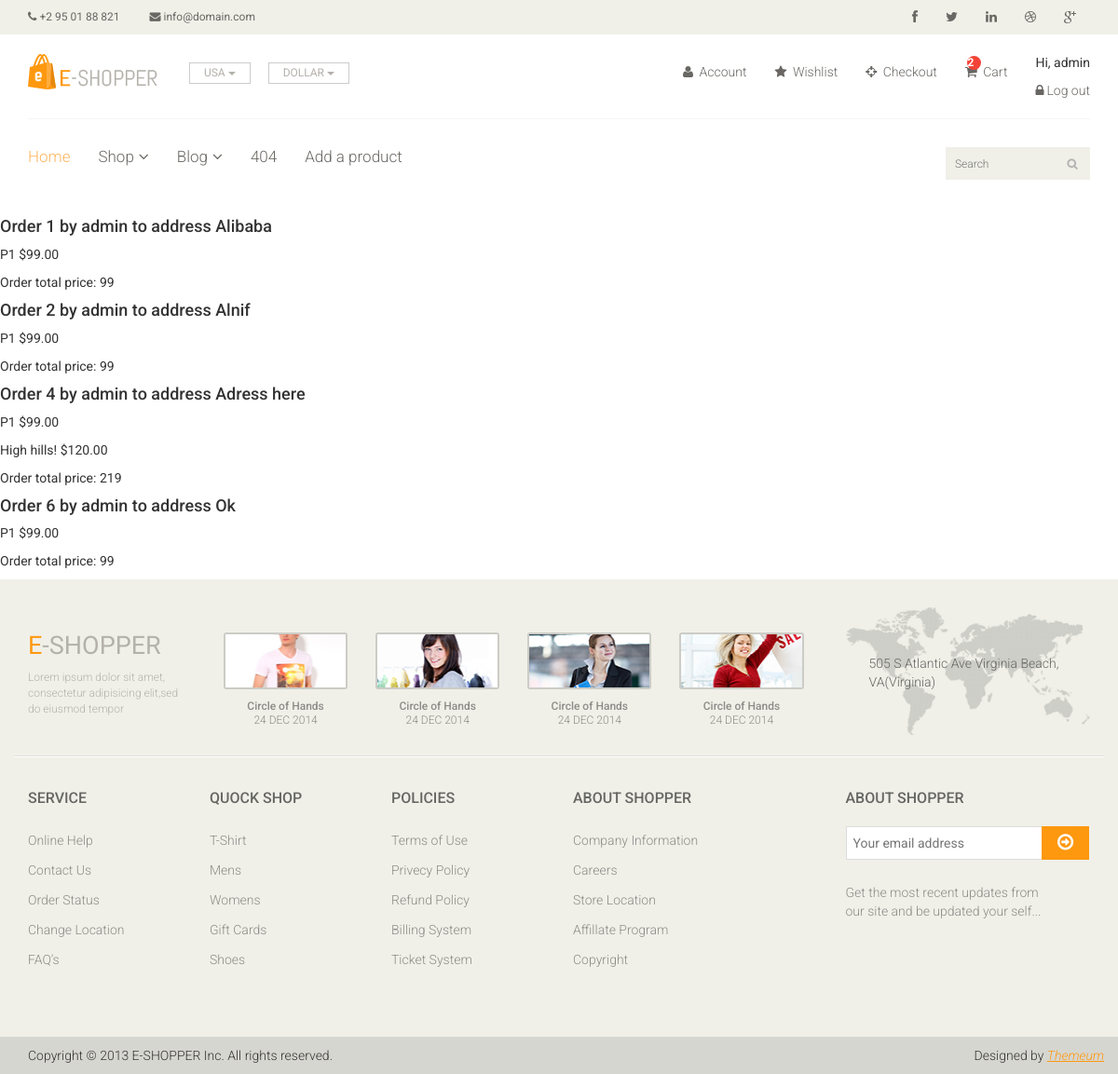
Screenshot of /orders/show_user_orders/ (signed in) with the database file from the repository.
### carts/models.py (models this page shows, shortened)
class Cart(models.Model):
    user = models.OneToOneField(User,
                                related_name='cart',
                                on_delete=models.CASCADE)
    items = models.ManyToManyField(Product)
    updated_at = models.DateTimeField(auto_now=True)

### orders/models.py (models this page shows, shortened)
class Order(models.Model):
    address = models.CharField(max_length=100)
    user = models.ForeignKey(User, on_delete=models.CASCADE)
    items = models.ManyToManyField(Product)
    created_at = models.DateTimeField(auto_now_add=True)
    def total_price(self):
        return self.items.aggregate(total_price=Sum('price'))['total_price']

### products/models.py (models this page shows, shortened)
class Product(models.Model):
    title = models.CharField(max_length=100)
    description = models.TextField(max_length=500, blank=True, null=True)
    price = models.PositiveIntegerField()
    created_at = models.DateTimeField(auto_now_add=True)
    brand = models.CharField(max_length=100)
    image = models.ImageField(upload_to='products', null=True)

### orders/views.py (the view)
# urls.py: path('orders/show_user_orders/', show_user_orders, name='show_user_orders'),
@login_required
def show_user_orders(request):
    user = request.user
    orders = get_list_or_404(Order, user=user)
    return render(request, 'orders/orders_list.html', {'orders': orders})

### templates/orders/orders_list.html (shortened to what this page needs)
{% extends "base.html" %}
{% block content %}
    {% for order in orders %}
        <h4>Order {{ order.id }} by {{ order.user }} to address {{ order.address }}</h4>
        {% for item in order.items.all %}
            <p>{{item.title | capfirst }}  ${{item.price | floatformat:2 }}</p>
        {% endfor %}
        <p class="product-price">Order total price: {{ order.total_price }}</p>
    {% empty %}
    <p>No orders yet.</p>
    {% endfor %}
{% endblock %}

### templates/base.html (shortened to what this page needs)
{% load static %}
<!DOCTYPE html>
<html lang="en">
<head>
    <link href="{% static 'css/bootstrap.min.css' %}" rel="stylesheet">
    <link href="{% static 'css/font-awesome.min.css' %}" rel="stylesheet">
    <link href="{% static 'css/prettyPhoto.css' %}" rel="stylesheet">
    <link href="{% static 'css/price-range.css' %}" rel="stylesheet">
    <link href="{% static 'css/animate.css' %}" rel="stylesheet">
    <link href="{% static 'css/main.css' %}" rel="stylesheet">
    <link href="{% static 'css/responsive.css' %}" rel="stylesheet">
</head>
<body>
    <header id="header">
        <div class="header_top">
            <div class="container">
                <div class="row">
                    <div class="col-sm-6">
                        <div class="contactinfo">
                            <ul class="nav nav-pills">
                                <li><a href="#"><i class="fa fa-phone"></i> +2 95 01 88 821</a></li>
                                <li><a href="#"><i class="fa fa-envelope"></i> info@domain.com</a></li>
                            </ul>
                        </div>
                    </div>
                    <div class="col-sm-6">
                        <div class="social-icons pull-right">
                            <ul class="nav navbar-nav">
                                <li><a href="#"><i class="fa fa-facebook"></i></a></li>
                                <li><a href="#"><i class="fa fa-twitter"></i></a></li>
                                <li><a href="#"><i class="fa fa-linkedin"></i></a></li>
                                <li><a href="#"><i class="fa fa-dribbble"></i></a></li>
                                <li><a href="#"><i class="fa fa-google-plus"></i></a></li>
                            </ul>
                        </div>
                    </div>
                </div>
            </div>
        </div>
        <div class="header-middle">
            <div class="container">
                <div class="row">
                    <div class="col-sm-4">
                        <div class="logo pull-left">
                            <a href="{% url 'home' %}"><img src="{% static 'images/home/logo.png' %}" alt="" /></a>
                        </div>
                        <div class="btn-group pull-right">
                            <div class="btn-group">
                                <button type="button" class="btn btn-default dropdown-toggle usa"
                                    data-toggle="dropdown">
                                    USA
                                    <span class="caret"></span>
                                </button>
                            </div>
                            <div class="btn-group">
                                <button type="button" class="btn btn-default dropdown-toggle usa"
                                    data-toggle="dropdown">
                                    DOLLAR
                                    <span class="caret"></span>
                                </button>
                            </div>
                        </div>
                    </div>
                    <div class="col-sm-8">
                        <div class="shop-menu pull-right">
                            <ul class="nav navbar-nav">
                                <li><a href="#"><i class="fa fa-user"></i> Account</a></li>
                                <li><a href="#"><i class="fa fa-star"></i> Wishlist</a></li>
                                <li><a href="checkout.html"><i class="fa fa-crosshairs"></i> Checkout</a></li>
                                <li>
                                    <a href="{% url 'cart' %}">
                                        {% if request.user.cart.items.all|length > 0 %}
                                        <span>
                                            {{ request.user.cart.items.all|length }}
                                        </span>
                                        {% endif %}
                                        <i class="fa fa-shopping-cart"></i>
                                        Cart
                                    </a>
                                </li>
                                <li>
                                    {% if user.is_authenticated %}
                                    <p>Hi, {{ user.username }}</p>
                                    <a href="{% url 'logout' %}"><i class="fa fa-lock"></i>Log out</a>
                                    {% else  %}
                                    <a href="{% url 'login' %}"><i class="fa fa-lock"></i>Log in</a>
                                    {% endif %}
                                </li>
                            </ul>
                        </div>
                    </div>
                </div>
            </div>
        </div>
        <div class="header-bottom">
            <div class="container">
                <div class="row">
                    <div class="col-sm-9">
                        <div class="mainmenu pull-left">
                            <ul class="nav navbar-nav collapse navbar-collapse">
                                <li><a href="{% url 'home' %}" class="active">Home</a></li>
                                <li class="dropdown"><a href="#">Shop<i class="fa fa-angle-down"></i></a>
                                </li>
                                <li class="dropdown"><a href="#">Blog<i class="fa fa-angle-down"></i></a>
                                </li>
                                <li><a href="404.html">404</a></li>
                                {% if user.is_superuser%}
                                <li><a href="{% url 'product_add' %}">Add a product</a></li>
                                {% else %}
                                <li><a href="contact-us.html">Contact</a></li>
                                {% endif %}
                            </ul>
                        </div>
                    </div>
                    <div class="col-sm-3">
                        <div class="search_box pull-right">
                            <input type="text" placeholder="Search" />
                        </div>
                    </div>
                </div>
            </div>
        </div>
    </header>
    {% block content %} {% endblock %}
    <footer id="footer">
		<div class="footer-top">
			<div class="container">
				<div class="row">
					<div class="col-sm-2">
						<div class="companyinfo">
							<h2><span>e</span>-shopper</h2>
							<p>Lorem ipsum dolor sit amet, consectetur adipisicing elit,sed do eiusmod tempor</p>
						</div>
					</div>
					<div class="col-sm-7">
						<div class="col-sm-3">
							<div class="video-gallery text-center">
								<a href="#">
									<div class="iframe-img">
										<img src="{% static 'images/home/iframe1.png' %}" alt="" />
									</div>
								</a>
								<p>Circle of Hands</p>
								<h2>24 DEC 2014</h2>
							</div>
						</div>
						<div class="col-sm-3">
							<div class="video-gallery text-center">
								<a href="#">
									<div class="iframe-img">
										<img src="{% static 'images/home/iframe2.png' %}" alt="" />
									</div>
								</a>
								<p>Circle of Hands</p>
								<h2>24 DEC 2014</h2>
							</div>
						</div>
						<div class="col-sm-3">
							<div class="video-gallery text-center">
								<a href="#">
									<div class="iframe-img">
										<img src="{% static 'images/home/iframe3.png' %}" alt="" />
									</div>
								</a>
								<p>Circle of Hands</p>
								<h2>24 DEC 2014</h2>
							</div>
						</div>
						<div class="col-sm-3">
							<div class="video-gallery text-center">
								<a href="#">
									<div class="iframe-img">
										<img src="{% static 'images/home/iframe4.png' %}" alt="" />
									</div>
								</a>
								<p>Circle of Hands</p>
								<h2>24 DEC 2014</h2>
							</div>
						</div>
					</div>
					<div class="col-sm-3">
						<div class="address">
							<img src="{% static 'images/home/map.png' %}" alt="" />
							<p>505 S Atlantic Ave Virginia Beach, VA(Virginia)</p>
						</div>
					</div>
				</div>
			</div>
		</div>
		<div class="footer-widget">
			<div class="container">
				<div class="row">
					<div class="col-sm-2">
						<div class="single-widget">
							<h2>Service</h2>
							<ul class="nav nav-pills nav-stacked">
								<li><a href="#">Online Help</a></li>
								<li><a href="#">Contact Us</a></li>
								<li><a href="#">Order Status</a></li>
								<li><a href="#">Change Location</a></li>
								<li><a href="#">FAQ’s</a></li>
							</ul>
						</div>
					</div>
					<div class="col-sm-2">
						<div class="single-widget">
							<h2>Quock Shop</h2>
							<ul class="nav nav-pills nav-stacked">
								<li><a href="#">T-Shirt</a></li>
								<li><a href="#">Mens</a></li>
								<li><a href="#">Womens</a></li>
								<li><a href="#">Gift Cards</a></li>
								<li><a href="#">Shoes</a></li>
							</ul>
						</div>
					</div>
					<div class="col-sm-2">
						<div class="single-widget">
							<h2>Policies</h2>
							<ul class="nav nav-pills nav-stacked">
								<li><a href="#">Terms of Use</a></li>
								<li><a href="#">Privecy Policy</a></li>
								<li><a href="#">Refund Policy</a></li>
								<li><a href="#">Billing System</a></li>
								<li><a href="#">Ticket System</a></li>
							</ul>
						</div>
					</div>
					<div class="col-sm-2">
						<div class="single-widget">
							<h2>About Shopper</h2>
							<ul class="nav nav-pills nav-stacked">
								<li><a href="#">Company Information</a></li>
								<li><a href="#">Careers</a></li>
								<li><a href="#">Store Location</a></li>
								<li><a href="#">Affillate Program</a></li>
								<li><a href="#">Copyright</a></li>
							</ul>
						</div>
					</div>
					<div class="col-sm-3 col-sm-offset-1">
						<div class="single-widget">
							<h2>About Shopper</h2>
							<form action="#" class="searchform">
								<input type="text" placeholder="Your email address" />
								<button type="submit" class="btn btn-default"><i class="fa fa-arrow-circle-o-right"></i></button>
								<p>Get the most recent updates from <br />our site and be updated your self...</p>
							</form>
						</div>
					</div>
				</div>
			</div>
		</div>
		<div class="footer-bottom">
			<div class="container">
				<div class="row">
					<p class="pull-left">Copyright © 2013 E-SHOPPER Inc. All rights reserved.</p>
					<p class="pull-right">Designed by <span><a target="_blank" href="http://www.themeum.com">Themeum</a></span></p>
				</div>
			</div>
		</div>
	</footer>
</body>
</html>
</html>

### rows the page displays
Order: id "1", user "admin", address "Alibaba", total_price "99"
Product: title "P1", price "99.00"
Order: id "2", user "admin", address "Alnif", total_price "99"
Order: id "4", user "admin", address "Adress here", total_price "219"
Product: title "High hills!", price "120.00"
Order: id "6", user "admin", address "Ok", total_price "99"

### other values shown
{{ request.user.cart.items.all|length }} "2"
{{ user.username }} "admin"
